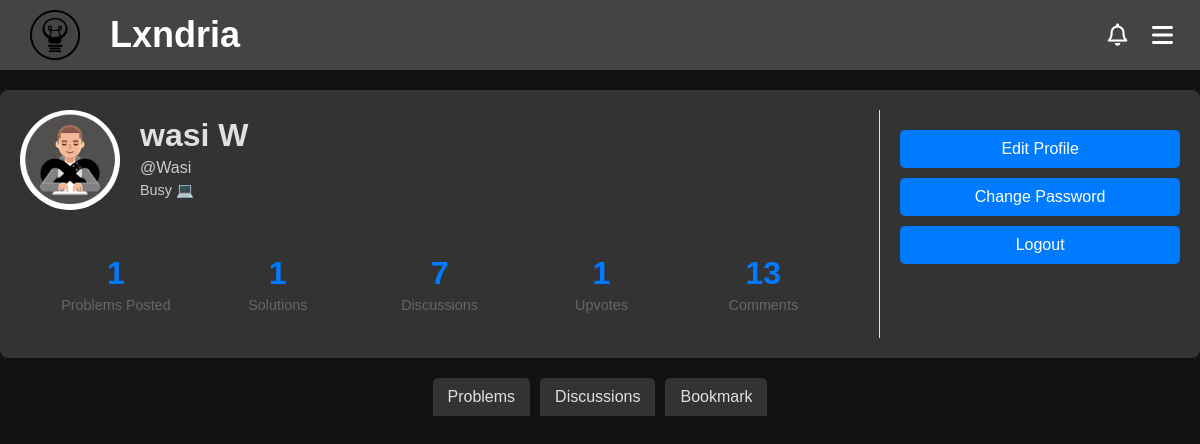
Page /account (signed in) on the committed database.
### app/models.py (models this page shows, shortened)
class Profile(db.Model):
    __tablename__ = "profile"
    __table_args__ = {"extend_existing": True}
    username = db.Column(db.String(80), db.ForeignKey('user.username'), primary_key=True)  # Primary + Foreign Key
    user = db.relationship('User', backref=db.backref('profile', uselist=False, cascade="all, delete-orphan"))
    profile_pic = db.Column(db.String(255), default="/images/default-profile.jpg")
    bio = db.Column(db.Text, default="This user has not set a bio yet.")
    '''problems_posted = db.Column(db.Integer, default=0)
    solutions = db.Column(db.Integer, default=0)
    discussions = db.Column(db.Integer, default=0)
    '''
    upvotes = db.Column(db.Integer, default=0)
    created_at = db.Column(db.DateTime, default=datetime.utcnow)
    updated_at = db.Column(db.DateTime, onupdate=datetime.utcnow)
    @property
    def problems_posted(self):
        return Problem.query.filter_by(author=self.username).count()
    @property
    def solutions(self):
        return Solutions.query.filter_by(username=self.username).count()
    @property
    def comments(self):
        return Comments.query.filter_by(username=self.username).count()
    @property
    def discussions(self):
        return Discussion.query.filter_by(author=self.username).count()
    @property
    def name(self):
        return self.user.name if self.user else None

class User(db.Model, UserMixin): # create a User class to store user information
    __tablename__ = "user"
    __table_args__ = {"extend_existing": True}  # Allow modifications to the table
    id = db.Column(db.Integer, primary_key=True)
    username = db.Column(db.String(80), unique=True, nullable=False)
    name = db.Column(db.String(80), nullable=False)
    password_hash = db.Column(db.String(120), nullable=False)
    email = db.Column(db.String(120), unique=True, nullable=False)
    created_at = db.Column(db.DateTime, default=datetime.utcnow)
    updated_at = db.Column(db.DateTime, onupdate=datetime.utcnow)

### app/routes/account.py (the view)
@account_bp.route('/account')
def account():
    if not current_user.is_authenticated:
        return redirect(url_for('routes.auth.login'))
    profile = Profile.query.filter_by(username=current_user.username).first()
    problems = Problem.query.filter_by(author=current_user.username).order_by(Problem.created_at.desc()).all()
    discussions = Discussion.query.filter_by(author=current_user.username).order_by(Discussion.created_at.desc()).all()
    bookmarks = Bookmarks.query.filter_by(username=current_user.username).order_by(Bookmarks.created_at.desc()).all()
    return render_template('account.html', user=profile, problems=problems, stats=profile, discussions=discussions, bookmarks=bookmarks)

### app/models.py (called while the page is built)
    @property
    def reducedContent(self):
        FullContent = self.content
        if len(FullContent) > 500:
            return FullContent[:500] + "..."
        return FullContent

    @property
    def reducedContent(self):
        FullContent = self.content
        if len(FullContent) > 500:
            return FullContent[:500] + "..."
        return FullContent

### app/routes/auth.py (called while the page is built)
@login_manager.user_loader
def load_user(user_id):
    return User.query.get(int(user_id))

### app/templates/account.html (shortened to what this page needs)
<!DOCTYPE html>
<html>
<head>
  <link rel="stylesheet" href="{{url_for('static', filename='css/profile.css')}}">
</head>
{%include 'banner.html'%}
<body>
    <div class="profile-container">
        <div class="profile-main">
          <div class="profile-header">
            <img src="{{url_for('static', filename=user.profile_pic)}}" alt="Profile Picture" class="profile-pic">
            <div class="profile-info">
              <h1>{{user.name}}</h1>
              <p>@{{user.username}}</p>
              <p class="profile-bio">{{user.bio}}</p>
            </div>
          </div>
          <div class="profile-stats">
            <div class="stat-item">
                <div class="stat-number">{{stats.problems_posted}}</div>
                <div class="stat-text">Problems Posted</div>
            </div>
            <div class="stat-item">
                <div class="stat-number">{{stats.solutions}}</div>
                <div class="stat-text">Solutions</div>
              </div>
              <div class="stat-item">
                <div class="stat-number">{{stats.discussions}}</div>
                <div class="stat-text">Discussions</div>
              </div>
              <div class="stat-item">
                <div class="stat-number">{{stats.upvotes}}</div>
                <div class="stat-text">Upvotes</div>
              </div>
              <div class="stat-item">
                <div class="stat-number">{{stats.comments}}</div>
                <div class="stat-text">Comments</div>
              </div>
            </div>
        </div>
        {% if user.username == current_user.username %}
        <div class="profile-sidebar">
          <div class="profile-options">
            <a href="/account/edit"><button>Edit Profile</button></a>
            <a href="/reset-password-2"><button >Change Password</button></a>
            <a href="/logout"><button>Logout</button></a>
          </div>
        </div>
        {% endif %}
      </div>
      <div class="Tabs">
        <button class="tab" onclick="openTab(event, 'Problems')">Problems</button>
        <button class="tab" onclick="openTab(event, 'Discussions')">Discussions</button>
        {% if user.username == current_user.username %}
        <button class="tab" onclick="openTab(event, 'Bookmark')">Bookmark</button>
        {% endif %}
      </div>
</body>
</html>

### app/static/css/profile.css (style rules this page uses)
body, h1, p { margin: 0; padding: 0; text-decoration: none; color: inherit; font-family: Arial, sans-serif; box-sizing: border-box; background-color: #121212; color: #f1f1f1; ; }
a { text-decoration: none; color: inherit; }
.profile-info h1, .profile-info p { font-family: 'Poppins', sans-serif; margin: 0; padding: 0; background-color: #333; color: #e0e0e0; }
.profile-container { display: flex; max-width: 1200px; margin: 20px auto; padding: 20px; background-color: #333; box-shadow: 0 2px 4px rgba(0, 0, 0, 0.1); border-radius: 8px; color: #e0e0e0; }
.profile-main { flex: 3; padding-right: 20px; }
.profile-sidebar { flex: 1; padding-left: 20px; border-left: 1px solid #e0e0e0; }
.profile-header { display: flex; align-items: center; margin-bottom: 20px; }
.profile-pic { width: 100px; height: 100px; border-radius: 50%; object-fit: cover; margin-right: 20px; }
.profile-info h1 { font-size: 2rem; margin: 0; }
.profile-info p { margin: 5px 0; color: #e0e0e0e0; }
.profile-bio { margin-top: 10px; font-size: 0.9rem; color: #444; }
.profile-stats { display: flex; justify-content: space-between; margin-top: 20px; padding: 15px; background-color: #333; border-radius: 8px; }
.stat-item { text-align: center; flex: 1; padding: 10px; }
.stat-number { font-size: 2rem; font-weight: 600; color: #007bff; margin-bottom: 5px; }
.stat-text { font-size: 0.9rem; color: #666; }
.profile-options { margin-top: 20px; }
.profile-options button { display: block; width: 100%; padding: 10px; margin-bottom: 10px; background-color: #007bff; color: #ffffff; border: none; border-radius: 5px; cursor: pointer; font-size: 1rem; transition: background-color 0.3s; }
.Tabs { display: flex; justify-content: center; margin-bottom: 0px; }
.Tabs button { background-color: #333; color: #e0e0e0; border: none; padding: 10px 15px; cursor: pointer; font-size: 1rem; border-radius: 5px 5px 0 0; transition: background-color 0.3s; }
.Tabs button:not(:last-child) { margin-right: 10px; }

### app/static/css/banner.css (style rules this page uses)
body, h1, p { margin: 0; padding: 0; text-decoration: none; color: inherit; font-family: Arial, sans-serif; box-sizing: border-box; background-color: #121212; color: #f1f1f1; ; }
a { text-decoration: none; color: inherit; }

### rows in the picture
Profile: profile_pic (picture), username "Wasi", bio "Busy 💻", upvotes "1"
User: name "wasi W"

### other values in the picture
{{ stats.problems_posted }} "1"
{{ stats.solutions }} "1"
{{ stats.discussions }} "7"
{{ stats.comments }} "13"
